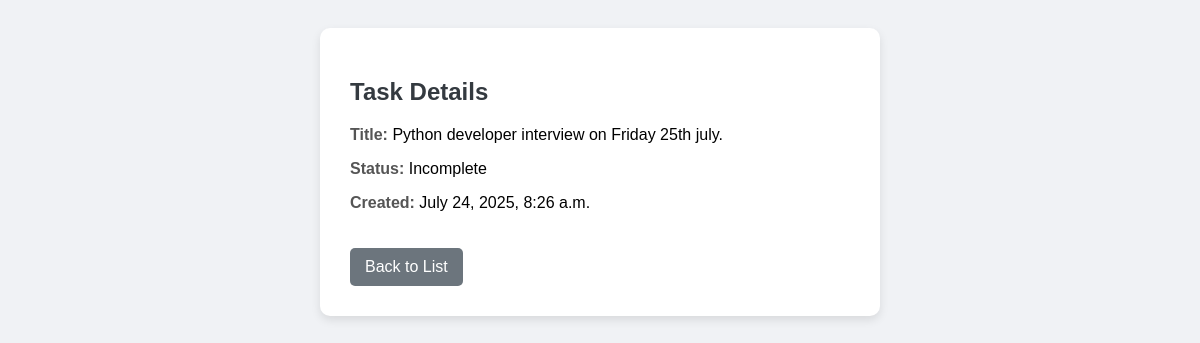
Page /view/10/ on the committed database.
### todo/models.py (models this page shows, shortened)
class Task(models.Model):
    title = models.CharField(max_length=200)
    complete = models.BooleanField(default=False)
    created = models.DateTimeField(auto_now_add=True)

### todo/views.py (the view)
# urls.py: path('view/<int:pk>/', views.viewTask, name='view'),
def viewTask(request, pk):
    task = get_object_or_404(Task, id=pk)
    return render(request, 'todo/view.html', {'task': task})

### templates/todo/view.html (shortened to what this page needs)
<!DOCTYPE html>
<html lang="en">
<head>
</head>
<body>
<div class="container">
    <h2>Task Details</h2>
    <div class="details">
        <p><span class="label">Title:</span> {{ task.title }}</p>
        <p><span class="label">Status:</span> {{ task.complete|yesno:'Complete,Incomplete' }}</p>
        <p><span class="label">Created:</span> {{ task.created }}</p>
    </div>
    <a href="/" class="back-btn">Back to List</a>
</div>
</body>
</html>

### templates/todo/view.html (style rules this page uses)
body { font-family: Arial; background: #f0f2f5; padding: 20px; }
.container { max-width: 500px; margin: auto; background: white; padding: 30px; border-radius: 10px; box-shadow: 0 4px 10px rgba(0,0,0,0.1); }
h2 { color: #343a40; }
.details { margin-top: 20px; }
.label { font-weight: bold; color: #555; }
.back-btn { display: inline-block; margin-top: 20px; background: #6c757d; color: white; padding: 10px 15px; border-radius: 5px; text-decoration: none; }

### rows in the picture
Task: title "Python developer interview on Friday 25th july.", complete "Incomplete", created "July 24, 2025, 8:26 a.m."
